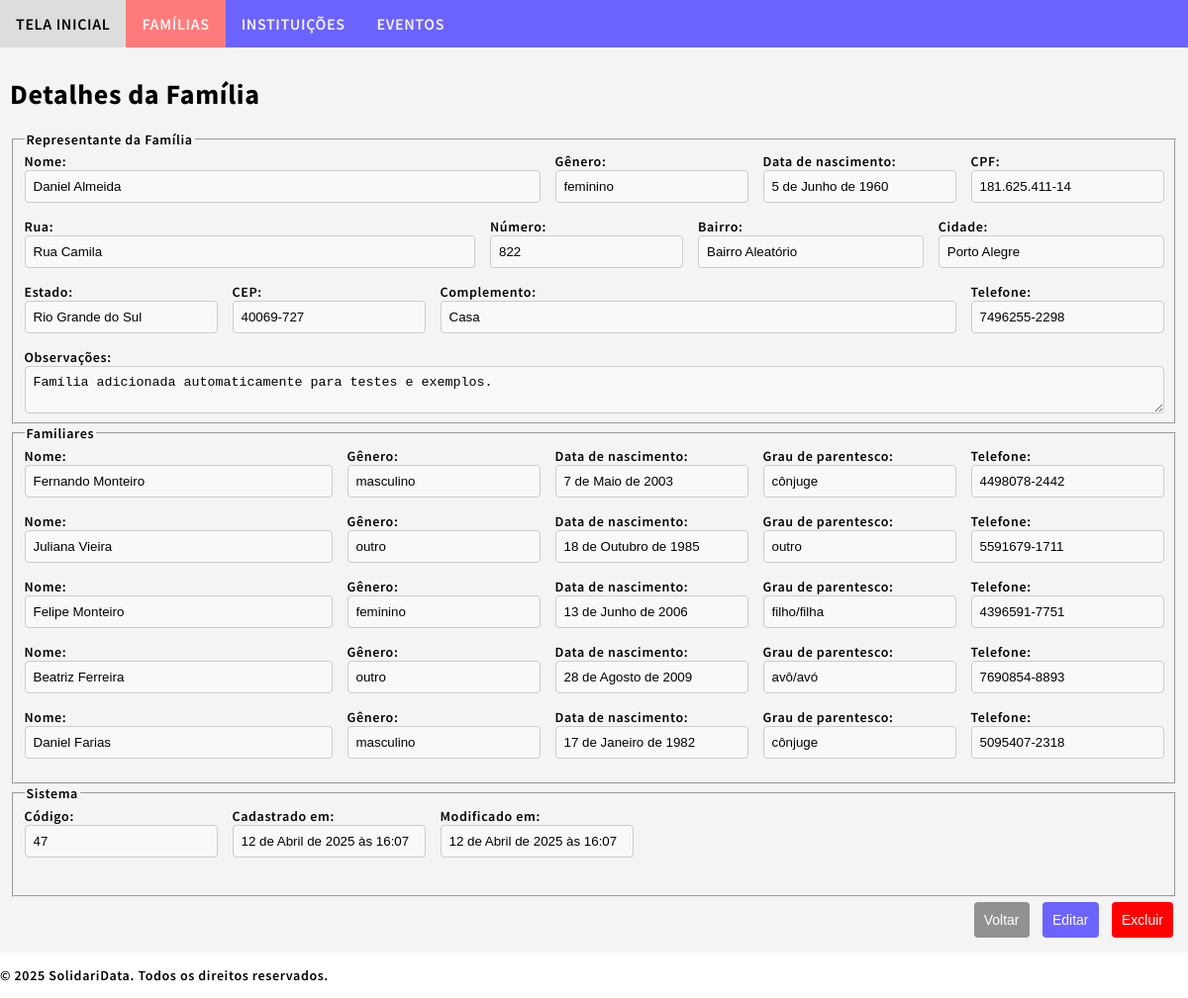
Page /sdata/family/47/ on the committed database.
### sdata/models.py (models this page shows, shortened)
class Family(models.Model):
    BRAZILIAN_STATES = [('AC', 'Acre'),('AL', 'Alagoas'),('AP', 'Amapá'),('AM', 'Amazonas'),('BA', 'Bahia'),('CE', 'Ceará'),
        ('DF', 'Distrito Federal'),('ES', 'Espírito Santo'),('GO', 'Goiás'),('MA', 'Maranhão'),('MT', 'Mato Grosso'),
        ('MS', 'Mato Grosso do Sul'),('MG', 'Minas Gerais'),('PA', 'Pará'),('PB', 'Paraíba'),('PR', 'Paraná'),('PE', 'Pernambuco'),
        ('PI', 'Piauí'),('RJ', 'Rio de Janeiro'),('RN', 'Rio Grande do Norte'),('RS', 'Rio Grande do Sul'),('RO', 'Rondônia'),
        ('RR', 'Roraima'),('SC', 'Santa Catarina'),('SP', 'São Paulo'),('SE', 'Sergipe'),('TO', 'Tocantins'),
    ]
    family_id = models.AutoField(primary_key=True)
    family_representative_name = models.CharField(max_length=100, db_index=True)
    family_representative_gender = models.CharField(max_length=10, choices=[('masculino', 'Masculino'), ('feminino', 'Feminino'), ('outro', 'Outro')], blank=True)
    family_representative_birthdate = models.DateField(null=True, blank=True)
    family_representative_id = models.CharField(max_length=14, unique=True)
    family_address_street = models.CharField(max_length=65)
    family_address_number = models.CharField(max_length=10)
    family_address_neighborhood = models.CharField(max_length=65)
    family_address_city = models.CharField(max_length=65)
    family_address_state = models.CharField(max_length=2, choices=BRAZILIAN_STATES, blank=True, default='SP')
    family_address_zipcode = models.CharField(max_length=10, blank=True)
    family_address_complement = models.CharField(max_length=255, blank=True)
    family_phone = models.CharField(max_length=15, blank=True)
    family_note = models.TextField(blank=True)
    family_created = models.DateTimeField(auto_now_add=True)
    family_updated = models.DateTimeField(auto_now=True)

class Relative(models.Model):
    GRAU_DE_PARENTESCO = [
        ('pai', 'Pai'),
        ('mae', 'Mãe'),
        ('irmao/irmã', 'Irmão/Irmã'),
        ('filho/filha', 'Filho/Filha'),
        ('cônjuge', 'Cônjuge'),
        ('avô/avó', 'Avô/Avó'),
        ('neto/neta', 'Neto/Neta'),
        ('outro', 'Outro')
    ]
    relative_id = models.AutoField(primary_key=True, editable=False)
    relative_name = models.CharField(max_length=100, db_index=True)
    relative_gender = models.CharField(max_length=10, choices=[('masculino', 'Masculino'), ('feminino', 'Feminino'), ('outro', 'Outro')], blank=True)
    relative_birthdate = models.DateField(null=True, blank=True)
    relative_relationship = models.CharField(max_length=50, blank=True, choices=GRAU_DE_PARENTESCO)
    relative_family = models.ForeignKey(Family, on_delete=models.CASCADE, related_name="relatives")
    relative_phone = models.CharField(max_length=15, blank=True)

### sdata/views.py (the view)
# urls.py: path('sdata/family/<int:pk>/', views.family_detail, name='family_detail'),  # View details of a specific family
def family_detail(request, pk):
    family = get_object_or_404(Family, pk=pk)
    return render(request, 'sdata/family_detail.html', {'family': family})

### sdata/templates/sdata/family_detail.html
{% extends "sdata/base.html" %}
{% block content %}
<h1>Detalhes da Família</h1>
<fieldset>
    <legend>Representante da Família</legend>
    <div class="form-row">
        <div class="form-group">
            <label for="family_representative_name">Nome:</label>
            <input type="text" id="family_representative_name" name="family_representative_name"
                   value="{{ family.family_representative_name }}" readonly class="form-control">
        </div>
        <div class="form-group-1">
            <label for="family_representative_gender">Gênero:</label>
            <input type="text" id="family_representative_gender" name="family_representative_gender"
                   value="{{ family.family_representative_gender }}" readonly class="form-control">
        </div>
        <div class="form-group-1">
            <label for="family_representative_birthdate">Data de nascimento:</label>
            <input type="text" id="family_representative_birthdate" name="family_representative_birthdate"
                   value="{{ family.family_representative_birthdate }}" readonly class="form-control">
        </div>
        <div class="form-group-1">
            <label for="family_representative_id">CPF:</label>
            <input type="text" id="family_representative_id" name="family_representative_id"
                   value="{{ family.family_representative_id }}" readonly class="form-control">
        </div>
    </div>
    <div class="form-row">
        <div class="form-group-2">
            <label for="family_address_street">Rua:</label>
            <input type="text" id="family_address_street" name="family_address_street"
                   value="{{ family.family_address_street }}" readonly class="form-control">
        </div>
        <div class="form-group-1">
            <label for="family_address_number">Número:</label>
            <input type="text" id="family_address_number" name="family_address_number"
                   value="{{ family.family_address_number }}" readonly class="form-control">
        </div>
        <div class="form-group">
            <label for="family_address_neighborhood">Bairro:</label>
            <input type="text" id="family_address_neighborhood" name="family_address_neighborhood"
                   value="{{ family.family_address_neighborhood }}" readonly class="form-control">
        </div>
        <div class="form-group">
            <label for="family_address_city">Cidade:</label>
            <input type="text" id="family_address_city" name="family_address_city"
                   value="{{ family.family_address_city }}" readonly class="form-control">
        </div>
    </div>
    <div class="form-row">
        <div class="form-group-1">
            <label for="family_address_state">Estado:</label>
            <input type="text" id="family_address_state" name="family_address_state"
                   value="{{ family.get_family_address_state_display }}" readonly class="form-control">
        </div>
        <div class="form-group-1">
            <label for="family_address_zipcode">CEP:</label>
            <input type="text" id="family_address_zipcode" name="family_address_zipcode"
                   value="{{ family.family_address_zipcode }}" readonly class="form-control">
        </div>
        <div class="form-group">
            <label for="family_address_complement">Complemento:</label>
            <input type="text" id="family_address_complement" name="family_address_complement"
                   value="{{ family.family_address_complement }}" readonly class="form-control">
        </div>
        <div class="form-group-1">
            <label for="family_phone">Telefone:</label>
            <input type="text" id="family_phone" name="family_phone"
                   value="{{ family.family_phone }}" readonly class="form-control">
        </div>
    </div>
    <div class="form-group">
        <label for="family_note">Observações:</label>
        <textarea id="family_note" name="family_note" readonly class="form-control">{{ family.family_note }}</textarea>
    </div>
</fieldset>
<fieldset>
    <legend>Familiares</legend>
    {% for relative in family.relatives.all %}
    <div class="form-row">
        <div class="form-group">
            <label for="relative_name">Nome:</label>
            <input type="text" value="{{ relative.relative_name }}" readonly class="form-control">
        </div>
        <div class="form-group-1">
            <label for="relative_gender">Gênero:</label>
            <input type="text" id="relative_gender" name="relative_gender"
                   value="{{ relative.relative_gender }}" readonly class="form-control">
        </div>
        <div class="form-group-1">
            <label for="relative_name">Data de nascimento:</label>
            <input type="text" value="{{ relative.relative_birthdate }}" readonly class="form-control">
        </div>
        <div class="form-group-1">
            <label for="relative_name">Grau de parentesco:</label>
            <input type="text" value="{{ relative.relative_relationship }}" readonly class="form-control">
        </div>
        <div class="form-group-1">
            <label for="relative_name">Telefone:</label>
            <input type="text" value="{{ relative.relative_phone }}" readonly class="form-control">
        </div>
    </div>
    {% empty %}
    <p style="color: gray;">Nenhum familiar cadastrado.</p>
    {% endfor %}
</fieldset>
<fieldset>
    <legend>Sistema</legend>
    <div class="form-row">
        <div class="form-row">
            <div class="form-group">
                <label>Código:</label>
                <input type="text" id="family_id" name="family_id"
                    value="{{ family.family_id }}" readonly class="form-control">
            </div>
            <div class="form-group">
                <label>Cadastrado em:</label>
                <input type="text" id="family_created" name="family_created"
                    value="{{ family.family_created }}" readonly class="form-control">
            </div>
            <div class="form-group">
                <label>Modificado em:</label>
                <input type="text" id="family_updated" name="family_updated"
                    value="{{ family.family_updated }}" readonly class="form-control">
            </div>
        </div>
    </div>
</fieldset>
<div class="form-actions">
    <div class="button">
        <button type="button" class="btn-secondary" onclick="window.location.href='{% url 'family_list' %}'">
            Voltar
        </button>
        <button type="button" class="btn-primary" onclick="window.location.href='{% url 'family_update' family.pk %}'">
            Editar
        </button>
        <button type="button" class="btn-danger" onclick="window.location.href='{% url 'family_delete' family.pk %}'">
            Excluir
        </button>
    </div>
</div>
{% endblock %}

### sdata/static/sdata/styles.css (style rules this page uses)
body { margin:0; font: 600 14px 'Source Sans Pro', sans-serif; letter-spacing: 0.64px; color: #000000; }
.form-row { display: flex; gap: 15px; margin-bottom: 15px; }
.form-group { flex: 1; display: flex; flex-direction: column; }
.form-group-1 { flex: initial; display: flex; flex-direction: column; }
.form-group-2 { flex: 2; display: flex; flex-direction: column; }
input { width: auto; padding: 5px; border: 1px solid #ccc; border-radius: 4px; }
button { display: inline-block; padding: 10px 10px; margin: 5px 5px; border: none; border-radius: 4px; font-size: 14px; cursor: pointer; transition: 0.5s; }
button.btn-primary { background-color: #6c63ff; color: #fff; }
button.btn-secondary { background-color: #919191; color: #fff; }
button.btn-danger { background-color: red; color: #fff; }
.form-actions { text-align: right; }
.form-control { border: 1px solid #ccc; padding: 8px; width: auto; border-radius: 4px; background-color: #f9f9f9; }

### rows in the picture
Family: family_representative_name "Daniel Almeida", family_representative_gender "feminino", family_representative_birthdate "5 de Junho de 1960", family_representative_id "181.625.411-14", family_address_street "Rua Camila", family_address_number "822", family_address_neighborhood "Bairro Aleatório", family_address_city "Porto Alegre", family_address_state "Rio Grande do Sul", family_address_zipcode "40069-727", family_address_complement "Casa", family_phone "7496255-2298", family_note "Família adicionada automaticamente para testes e exemplos.", family_id "47", family_created "12 de Abril de 2025 às 16:07", family_updated "12 de Abril de 2025 às 16:07"
Relative: relative_name "Fernando Monteiro", relative_gender "masculino", relative_birthdate "7 de Maio de 2003", relative_relationship "cônjuge", relative_phone "4498078-2442"
Relative: relative_name "Juliana Vieira", relative_gender "outro", relative_birthdate "18 de Outubro de 1985", relative_relationship "outro", relative_phone "5591679-1711"
Relative: relative_name "Felipe Monteiro", relative_gender "feminino", relative_birthdate "13 de Junho de 2006", relative_relationship "filho/filha", relative_phone "4396591-7751"
Relative: relative_name "Beatriz Ferreira", relative_gender "outro", relative_birthdate "28 de Agosto de 2009", relative_relationship "avô/avó", relative_phone "7690854-8893"
Relative: relative_name "Daniel Farias", relative_gender "masculino", relative_birthdate "17 de Janeiro de 1982", relative_relationship "cônjuge", relative_phone "5095407-2318"
